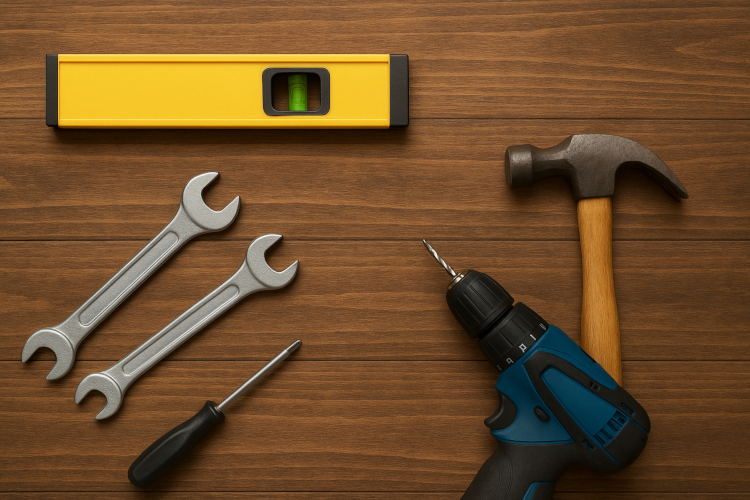
#> input picture table_top.png, 750 x 500 px
$ python opencv_color_demo.py table_top.png
#> lines starting #> are read from the running program, lines starting #| are printed output that depends on the picture
import cv2
import numpy as np
import argparse
import matplotlib.pyplot as plt

def show_color_components(img, color_space, titles, as_gray=False, fig=None, row=0):
    """Splits and displays the color components of an image."""
    channels = cv2.split(img)
    for i, (channel, title) in enumerate(zip(channels, titles)):
        ax = fig.add_subplot(3, 3, row*3 + i + 1)
        if as_gray:
            ax.imshow(channel, cmap='gray')
        else:
            ax.imshow(channel, cmap='gray' if color_space != 'RGB' else None)
        ax.set_title(f"{color_space} - {title}")
        ax.axis('off')

def main():
    parser = argparse.ArgumentParser(description='Show RGB, HSV, LAB components of an image.')
    parser.add_argument('image_path', type=str, help='Path to the input image')
    args = parser.parse_args()

    # Read image in BGR
    img_bgr = cv2.imread(args.image_path)
#> img_bgr is the input picture: shape (500, 750, 3); mean B, G, R 42.4, 77.7, 111.5
    if img_bgr is None:
        print("Error: Image not found or unable to read.")
        return

    # Convert to RGB for display
    img_rgb = cv2.cvtColor(img_bgr, cv2.COLOR_BGR2RGB)
    img_hsv = cv2.cvtColor(img_bgr, cv2.COLOR_BGR2HSV)
#> img_hsv: shape (500, 750, 3); mean H, S, V 17.2, 161.5, 113
    img_lab = cv2.cvtColor(img_bgr, cv2.COLOR_BGR2LAB)
#> img_lab: shape (500, 750, 3); mean of channels 0, 1, 2 90.8, 138.7, 153.3

    # Prepare a single figure for all components
    fig = plt.figure(figsize=(12, 12))

    # RGB components as grayscale
    show_color_components(img_rgb, 'RGB', ['Red', 'Green', 'Blue'], as_gray=True, fig=fig, row=0)
#> the loop in show_color_components, `for i, (channel, title) in enumerate(zip(channels, titles)):` made 3 passes
#> title on passes 1 to 3: 'Red', 'Green', 'Blue'
    # HSV components
    show_color_components(img_hsv, 'HSV', ['Hue', 'Saturation', 'Value'], as_gray=True, fig=fig, row=1)
#> the loop in show_color_components (call 2), `for i, (channel, title) in enumerate(zip(channels, titles)):` made 3 passes
    # LAB components
    show_color_components(img_lab, 'LAB', ['L*', 'a*', 'b*'], as_gray=True, fig=fig, row=2)

    plt.tight_layout()
    plt.show()
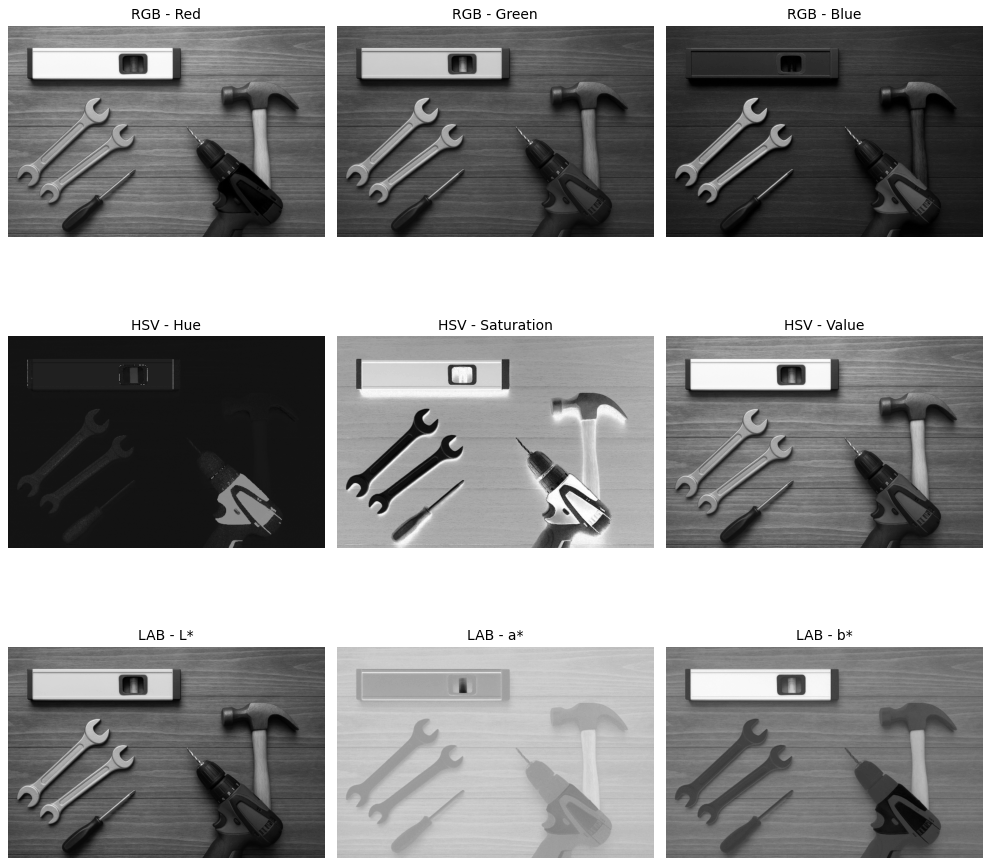
#> figure drawn by matplotlib, 9 panels

if __name__ == '__main__':
    main()
